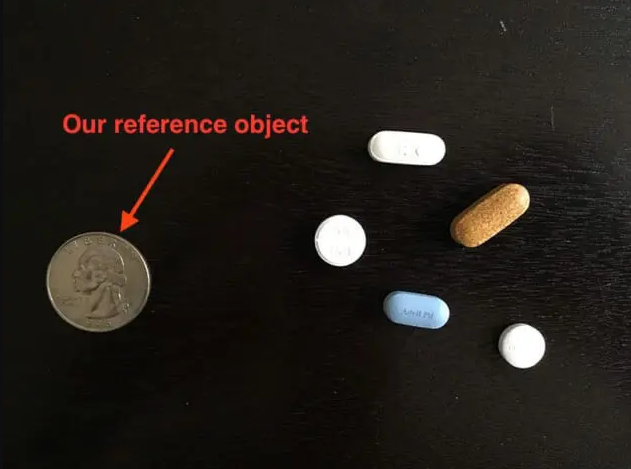
#> input picture Day6/Pills.png, 631 x 469 px
$ jupyter execute Pills.ipynb
#> lines starting #> are read from the running program, lines starting #| are printed output that depends on the picture; after the words box and inside, x2 and y2 are one past the last pixel; in counts of white or black regions, pixels touching at a corner belong together
[cell 1]
from scipy.spatial import distance as dist
from imutils import perspective
from imutils import contours
import numpy as np
import cv2
import imutils
import matplotlib.pyplot as plt

def midpoint(ptA, ptB):
    return ((ptA[0] + ptB[0]) * 0.5, (ptA[1] + ptB[1]) * 0.5)

# Path to the image and width of the left-most object in inches
image_path = 'Pills.png'  # Replace with your image path
width_of_object = 1.0     # Replace with the width of your object in inches

# Load the image and convert it to grayscale
image = cv2.imread(image_path)
#> image is the input picture: shape (469, 631, 3); mean B, G, R 25.7, 30.8, 35.6
gray = cv2.cvtColor(image, cv2.COLOR_BGR2GRAY)
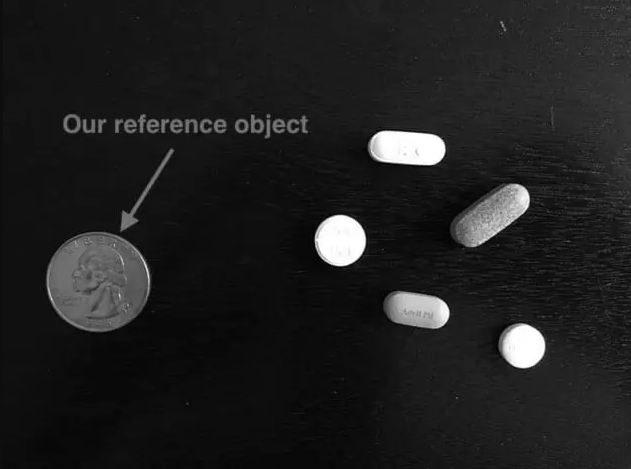
#> gray: shape (469, 631); min 0, max 255, mean 31.7
gray = cv2.GaussianBlur(gray, (7, 7), 0)

# Edge detection
edged = cv2.Canny(gray, 50, 100)
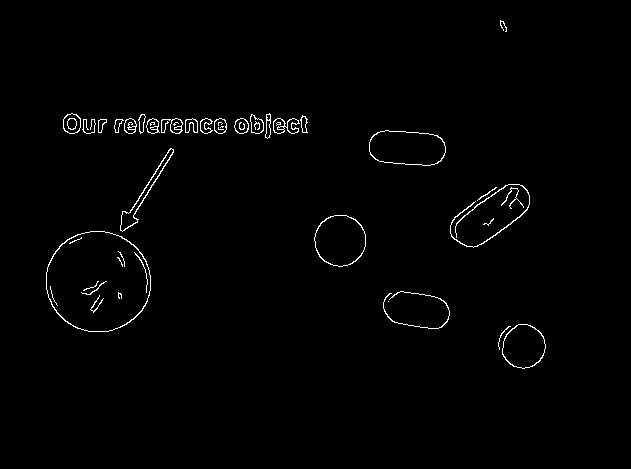
#> edged: shape (469, 631); 1.1% white in thin lines or dots, all inside (x1, y1, x2, y2) = (46, 20, 546, 369)
edged = cv2.dilate(edged, None, iterations=1)
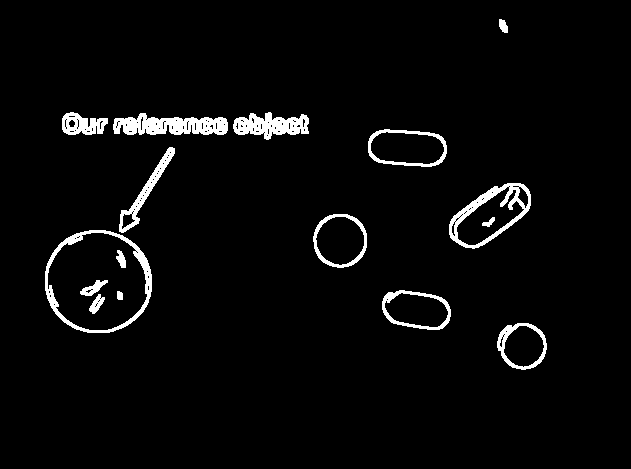
#> edged: shape (469, 631); 3.5% white; 16 white regions, largest, box (x1, y1, x2, y2) and area: (113, 113, 228, 135) 1708, (45, 230, 152, 333) 1500, (449, 183, 531, 249) 1359
edged = cv2.erode(edged, None, iterations=1)
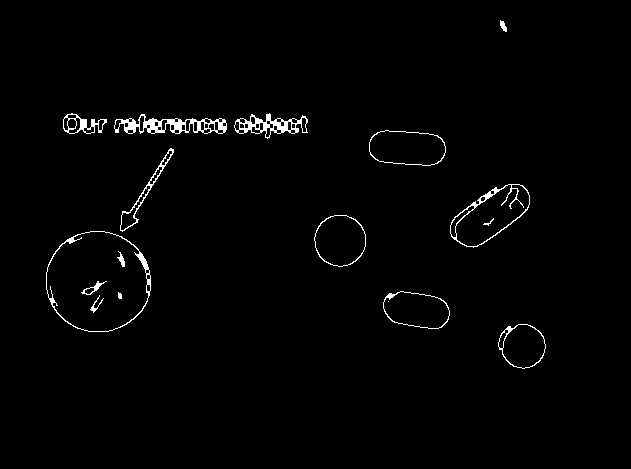
#> edged: shape (469, 631); 1.5% white in thin lines or dots, all inside (x1, y1, x2, y2) = (46, 20, 546, 369)

# Find contours
cnts = cv2.findContours(edged.copy(), cv2.RETR_EXTERNAL, cv2.CHAIN_APPROX_SIMPLE)
#> cnts = 11 contours; largest, box (x1, y1, x2, y2) and area: (46, 231, 151, 332) 8280, (450, 184, 530, 248) 2921, (369, 130, 446, 166) 2198, (314, 215, 366, 267) 2054, (383, 291, 450, 329) 1885
cnts = imutils.grab_contours(cnts)
(cnts, _) = contours.sort_contours(cnts)

pixelsPerMetric = None

for c in cnts:
    if cv2.contourArea(c) < 100:
        continue

    orig = image.copy()
    box = cv2.minAreaRect(c)
    box = cv2.boxPoints(box)
    box = np.array(box, dtype="int")
    box = perspective.order_points(box)
    cv2.drawContours(orig, [box.astype("int")], -1, (0, 255, 0), 2)

    for (x, y) in box:
        cv2.circle(orig, (int(x), int(y)), 5, (0, 0, 255), -1)

    (tl, tr, br, bl) = box
    (tltrX, tltrY) = midpoint(tl, tr)
    (blbrX, blbrY) = midpoint(bl, br)
    (tlblX, tlblY) = midpoint(tl, bl)
    (trbrX, trbrY) = midpoint(tr, br)

    cv2.circle(orig, (int(tltrX), int(tltrY)), 5, (255, 0, 0), -1)
    cv2.circle(orig, (int(blbrX), int(blbrY)), 5, (255, 0, 0), -1)
    cv2.circle(orig, (int(tlblX), int(tlblY)), 5, (255, 0, 0), -1)
    cv2.circle(orig, (int(trbrX), int(trbrY)), 5, (255, 0, 0), -1)

    cv2.line(orig, (int(tltrX), int(tltrY)), (int(blbrX), int(blbrY)), (255, 0, 255), 2)
    cv2.line(orig, (int(tlblX), int(tlblY)), (int(trbrX), int(trbrY)), (255, 0, 255), 2)

    dA = dist.euclidean((tltrX, tltrY), (blbrX, blbrY))
    dB = dist.euclidean((tlblX, tlblY), (trbrX, trbrY))

    if pixelsPerMetric is None:
        pixelsPerMetric = dB / width_of_object

    dimA = dA / pixelsPerMetric
    dimB = dB / pixelsPerMetric

    cv2.putText(orig, "{:.1f}in".format(dimA), (int(tltrX - 15), int(tltrY - 10)), cv2.FONT_HERSHEY_SIMPLEX, 0.65, (255, 255, 255), 2)
    cv2.putText(orig, "{:.1f}in".format(dimB), (int(trbrX + 10), int(trbrY)), cv2.FONT_HERSHEY_SIMPLEX, 0.65, (255, 255, 255), 2)

    # Use matplotlib to display the image
    plt.imshow(cv2.cvtColor(orig, cv2.COLOR_BGR2RGB))
    plt.show()
#> this loop made 11 passes
#> (tl, tr, br, bl, tltrX, tltrY, blbrX, blbrY) on pass 1: ([46, 231], [150, 231], [150, 331], [46, 331], 98, 231, 98, 331)
#> (tl, tr, br, bl, tltrX, tltrY, blbrX, blbrY) on passes 2 to 7: ([63, 113], [106, 113], [106, 133], [63, 133], 84.5, 113, 84.5, 133), ([114, 114], [226, 114], [226, 133], [114, 133], 170, 114, 170, 133), ([113, 226], [157, 141], [174, 149], [130, 235], 135, 183.5, 152, 192), ([233, 114], [306, 110], [307, 135], [234, 139], 269.5, 112, 270.5, 137), ([314, 215], [365, 215], [365, 266], [314, 266], 339.5, 215, 339.5, 266), ([370, 128], [446, 134], [443, 166], [367, 161], 408, 131, 405, 163.5)
#> pass 1, `plt.show()`:
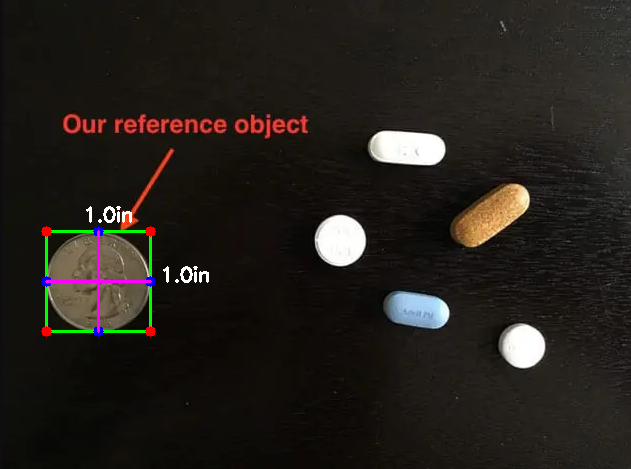
#> shown: shape (469, 631, 3); mean R, G, B 36.5, 31.8, 26.7
#> pass 2, `plt.show()`:
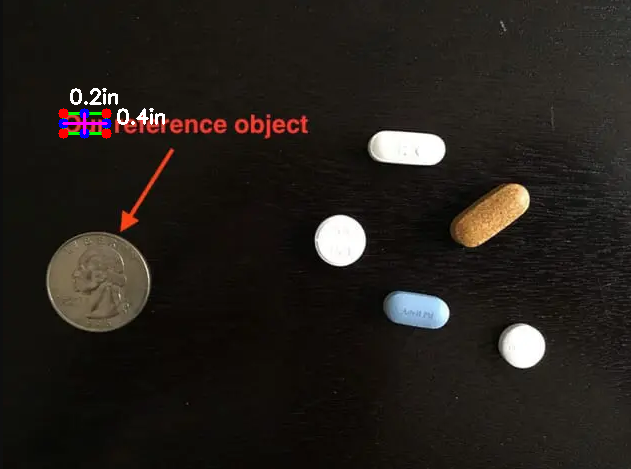
#> shown: shape (469, 631, 3); mean R, G, B 36.3, 31.4, 26.6
#> after the loop, pixelsPerMetric = 104
